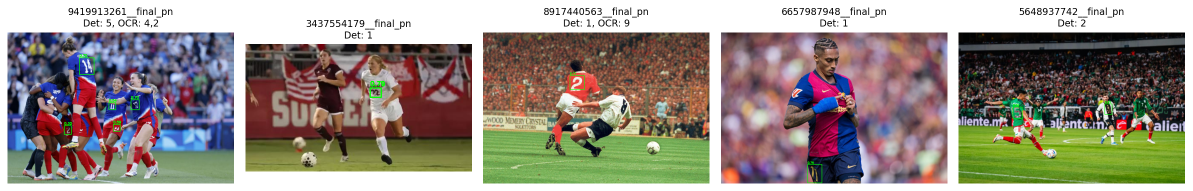
#> input picture sprawozdanie_inference_samples.png, 2385 x 382 px (shown at 1/2 size)
$ python -i detector.py   (imports and definitions only)
#> lines starting #> are read from the running program, lines starting #| are printed output that depends on the picture
"""
Competitor person detection module.

This module implements person detection using HOG (Histogram of Oriented Gradients)
with SVM (Support Vector Machine) classifier according to specification 2.3.

Main features:
- Detection of people using classical methods (HOG + SVM)
- Contour-based detection as alternative method
- Region extraction for detected competitors
- Bounding box visualization

Note: Preprocessing (including grass-aware preprocessing) should be done using
the preprocess.py module before detection.
"""

from __future__ import annotations

from dataclasses import dataclass
from pathlib import Path
from typing import List, Optional, Tuple

import cv2
import numpy as np


@dataclass(frozen=True)
class NumberRegionCandidate:
    """Reprezentuje kandydata na region z numerem."""

    # Współrzędne bounding box (x, y, width, height)
    x: int
    y: int
    width: int
    height: int

    # Wynik pewności (0.0 - 1.0)
    confidence: float

    # Metoda detekcji użyta do znalezienia regionu
    method: str  # 'canny', 'hsv', 'adaptive', 'mser', 'combined'

    # Dodatkowe cechy regionu
    aspect_ratio: float
    fill_ratio: float  # Gęstość wypełnienia
    edge_density: float  # Gęstość krawędzi

    # [9 lines left out: functions bbox, center, not called in this run]

    @property
    def area(self) -> int:
        """Zwraca powierzchnię regionu."""
        return self.width * self.height


@dataclass(frozen=True)
class NumberDetectionConfig:
    """Konfiguracja dla detekcji numerów."""

    # Minimalne/maksymalne wymiary regionu z numerem (szerokość, wysokość)
    min_region_size: Tuple[int, int] = (20, 35)  # Większe minimum dla lepszej jakości
    max_region_size: Tuple[int, int] = (150, 250)  # Mniejsze max - numery nie są tak duże

    # Zakres proporcji aspect ratio (wysokość/szerokość) - bardziej restrykcyjne dla cyfr
    min_aspect_ratio: float = 1.0  # Cyfry są wyższe niż szersze
    max_aspect_ratio: float = 3.5  # Nie za wąskie

    # Minimalna gęstość wypełnienia (fill ratio)
    min_fill_ratio: float = 0.25  # Wyższe minimum - cyfry mają więcej wypełnienia
    max_fill_ratio: float = 0.85  # Niższe max - nie całe pełne bloki

    # Minimalna gęstość krawędzi
    min_edge_density: float = 0.08  # Wyższe minimum - cyfry mają krawędzie

    # Parametry dla Canny (nieużywane gdy używamy tylko MSER)
    canny_low: int = 50
    canny_high: int = 150

    # Parametry dla adaptive threshold (nieużywane)
    adaptive_block_size: int = 11
    adaptive_c: int = 2

    # Czy używać MSER - TYLKO MSER jest włączony
    use_mser: bool = True
    use_canny: bool = False  # Wyłączone
    use_hsv: bool = False     # Wyłączone
    use_adaptive: bool = False  # Wyłączone

    # Próg IoU dla non-maximum suppression
    nms_iou_threshold: float = 0.4  # Bardziej agresywne NMS

    # Minimalna pewność do zaakceptowania kandydata - wyższe dla lepszej jakości
    min_confidence: float = 0.5

    # Maksymalna liczba kandydatów na osobę
    max_candidates_per_person: int = 3  # Zmniejszone do 3 (koszulka + ewentualnie spodenki)

    # Czy grupować cyfry w numery 2-cyfrowe (domyślnie wyłączone bo numery mogą być 1-cyfrowe)
    group_digits: bool = False

    # Maksymalna odległość między cyframi w numerze (w pikselach) - używane gdy group_digits=True
    max_digit_distance: int = 50


@dataclass(frozen=True)
class DetectionConfig:
    """Configuration for person detection."""

    # HOG detector parameters
    # Scale factor for image pyramid - reduces by this factor each iteration
    scale: float = 1.05

    # Minimum number of neighboring detections to consider (reduces false positives)
    min_neighbors: int = 1

    # Minimum detection window size (width, height) in pixels
    # Smaller for sports images where people may be at various distances
    min_size: Tuple[int, int] = (40, 80)

    # Maximum detection window size (width, height) in pixels - None means no limit
    max_size: Optional[Tuple[int, int]] = None

    # Padding around detected regions (in pixels)
    padding: int = 15

    # Confidence threshold for detection (0.0 to 1.0)
    # Lower values = more detections but more false positives
    threshold: float = -0.5

    # Enable contour-based detection as fallback/addition
    use_contour_detection: bool = True

    # Minimum contour area for person detection (in pixels)
    min_contour_area: int = 2000


@dataclass(frozen=True)
class DetectedPerson:
    """Represents a detected person in an image."""

    # Bounding box coordinates (x, y, width, height)
    x: int
    y: int
    width: int
    height: int

    # Detection confidence score
    confidence: float

    # [14 lines left out: functions bbox, center, area, not called in this run]


class PersonDetector:
    """
    Person detector using HOG + SVM for detecting people in images.

    This class uses OpenCV's pre-trained HOG descriptor for people detection,
    enhanced with contour-based detection for sports scenarios.

    Note: For best results on sports images with grass backgrounds, preprocess
    images using PreprocessConfig with enable_grass_preprocessing=True.
    """

    # [630 lines left out: functions __init__, _detect_grass_dominant_color, _detect_by_contours, _expand_bbox_by_color_similarity, _merge_overlapping_boxes, detect and 6 more, not called in this run]


class NumberRegionDetector:
    """
    Detektor obszarów kandydatów na numery graczy.

    Implementuje różne metody detekcji:
    1. Detekcja krawędzi (Canny) i konturów
    2. Segmentacja po kolorze (HSV thresholding)
    3. Adaptive threshold + connected components
    4. MSER dla detekcji regionów tekstowych
    5. Filtrowanie po rozmiarze, proporcjach i gęstości
    """

    def __init__(self, config: Optional[NumberDetectionConfig] = None):
        """Inicjalizacja detektora regionów z numerami."""
        self.config = config or NumberDetectionConfig()

        # Inicjalizuj MSER jeśli włączony (TYLKO MSER jest używany)
        if self.config.use_mser:
            # MSER parametry bez prefiksów "_" - bardziej restrykcyjne dla cyfr
            self.mser = cv2.MSER_create()
            # Ustaw parametry po utworzeniu
            self.mser.setDelta(8)  # Większa delta dla stabilniejszych regionów
            self.mser.setMinArea(80)  # Większe minimum - pomija drobny szum
            self.mser.setMaxArea(10000)  # Mniejsze max - cyfry nie są ogromne
            self.mser.setMaxVariation(0.3)  # Mniejsza wariancja dla stabilnych regionów
            self.mser.setMinDiversity(0.3)  # Większa różnorodność

    def detect_candidates(
        self,
        region_image: np.ndarray,
        use_methods: Optional[List[str]] = None
    ) -> List[NumberRegionCandidate]:
        """
        Wykrywa kandydatów na obszary z numerami używając wielu metod.

        Args:
            region_image: Obraz regionu z wykrytą osobą (BGR)
            use_methods: Lista metod do użycia. Jeśli None, używa wszystkich.
                        Dostępne: ['canny', 'hsv', 'adaptive', 'mser']

        Returns:
            Lista kandydatów na regiony z numerami
        """
        # Automatycznie wybierz metody na podstawie konfiguracji
        if use_methods is None:
            use_methods = []
            if self.config.use_canny:
                use_methods.append('canny')
            if self.config.use_hsv:
                use_methods.append('hsv')
            if self.config.use_adaptive:
                use_methods.append('adaptive')
            if self.config.use_mser:
                use_methods.append('mser')

        all_candidates = []

        # 1. Detekcja krawędzi (Canny) i konturów - WYŁĄCZONE
        if 'canny' in use_methods and self.config.use_canny:
            candidates = self._detect_by_canny(region_image)
            all_candidates.extend(candidates)

        # 2. Segmentacja po kolorze (HSV thresholding) - WYŁĄCZONE
        if 'hsv' in use_methods and self.config.use_hsv:
            candidates = self._detect_by_hsv(region_image)
            all_candidates.extend(candidates)

        # 3. Adaptive threshold + connected components - WYŁĄCZONE
        if 'adaptive' in use_methods and self.config.use_adaptive:
            candidates = self._detect_by_adaptive(region_image)
            all_candidates.extend(candidates)

        # 4. MSER dla detekcji regionów tekstowych - TYLKO TA METODA JEST WŁĄCZONA
        if 'mser' in use_methods and self.config.use_mser:
            candidates = self._detect_by_mser(region_image)
            all_candidates.extend(candidates)

        # 5. Filtrowanie i non-maximum suppression
        filtered_candidates = self._filter_candidates(all_candidates)
        nms_candidates = self._non_max_suppression(filtered_candidates)

        # 6. Ograniczenie do max 3 kandydatów (dla lepszej jakości)
        final_candidates = self._limit_candidates_per_person(nms_candidates)

        return final_candidates

    # [199 lines left out: functions _detect_by_canny, _detect_by_hsv, _detect_by_adaptive, not called in this run]

    def _detect_by_mser(self, image: np.ndarray) -> List[NumberRegionCandidate]:
        """
        MSER (Maximally Stable Extremal Regions) dla detekcji tekstu.
        Bardzo dobra dla wykrywania cyfr i liter.

        Args:
            image: Obraz wejściowy (BGR)

        Returns:
            Lista kandydatów wykrytych metodą MSER
        """
        if not self.config.use_mser:
            return []

        # Konwersja do skali szarości
        gray = cv2.cvtColor(image, cv2.COLOR_BGR2GRAY)

        # Wykryj regiony MSER
        regions, bboxes = self.mser.detectRegions(gray)

        # Oblicz krawędzie dla walidacji
        edges = cv2.Canny(gray, 50, 150)

        candidates = []
        for bbox in bboxes:
            x, y, w, h = bbox

            # Podstawowa walidacja rozmiaru
            if w < self.config.min_region_size[0] or h < self.config.min_region_size[1]:
                continue
            if w > self.config.max_region_size[0] or h > self.config.max_region_size[1]:
                continue

            # Oblicz cechy
            aspect_ratio = h / w if w > 0 else 0

            # Fill ratio dla MSER można oszacować z regionu
            roi = gray[y:y+h, x:x+w]
            _, binary = cv2.threshold(roi, 0, 255, cv2.THRESH_BINARY + cv2.THRESH_OTSU)
            fill_ratio = np.sum(binary > 0) / (w * h) if (w * h) > 0 else 0

            # Gęstość krawędzi
            roi_edges = edges[y:y+h, x:x+w]
            edge_density = np.sum(roi_edges > 0) / (w * h) if (w * h) > 0 else 0

            # Pewność
            confidence = self._calculate_confidence(
                aspect_ratio,
                fill_ratio,
                edge_density
            )

            candidate = NumberRegionCandidate(
                x=x, y=y, width=w, height=h,
                confidence=confidence,
                method='mser',
                aspect_ratio=aspect_ratio,
                fill_ratio=fill_ratio,
                edge_density=edge_density
            )
            candidates.append(candidate)

        return candidates

    # [54 lines left out: function _contour_to_candidate, not called in this run]

    def _calculate_confidence(
        self,
        aspect_ratio: float,
        fill_ratio: float,
        edge_density: float
    ) -> float:
        """
        Oblicza pewność kandydata bazując na jego cechach.

        Args:
            aspect_ratio: Proporcje (wysokość/szerokość)
            fill_ratio: Gęstość wypełnienia
            edge_density: Gęstość krawędzi

        Returns:
            Pewność w zakresie [0, 1]
        """
        score = 0.0

        # Punkty za dobry aspect ratio
        if self.config.min_aspect_ratio <= aspect_ratio <= self.config.max_aspect_ratio:
            # Im bliżej optymalnego (1.5-2.5), tym lepiej
            if 1.5 <= aspect_ratio <= 2.5:
                score += 0.4
            else:
                score += 0.2

        # Punkty za dobry fill ratio
        if self.config.min_fill_ratio <= fill_ratio <= self.config.max_fill_ratio:
            # Optymalne fill ratio dla cyfr: 0.3-0.6
            if 0.3 <= fill_ratio <= 0.6:
                score += 0.3
            else:
                score += 0.15

        # Punkty za dobrą gęstość krawędzi
        if edge_density >= self.config.min_edge_density:
            # Optymalna gęstość: 0.1-0.3
            if 0.1 <= edge_density <= 0.3:
                score += 0.3
            else:
                score += 0.15

        return min(1.0, score)

    def _filter_candidates(
        self,
        candidates: List[NumberRegionCandidate]
    ) -> List[NumberRegionCandidate]:
        """
        Filtruje kandydatów po rozmiarze, proporcjach i gęstości.

        Args:
            candidates: Lista wszystkich kandydatów

        Returns:
            Lista przefiltrowanych kandydatów
        """
        filtered = []

        for candidate in candidates:
            # Sprawdź aspect ratio
            if not (self.config.min_aspect_ratio <= candidate.aspect_ratio <= self.config.max_aspect_ratio):
                continue

            # Sprawdź fill ratio
            if not (self.config.min_fill_ratio <= candidate.fill_ratio <= self.config.max_fill_ratio):
                continue

            # Sprawdź edge density
            if candidate.edge_density < self.config.min_edge_density:
                continue

            # Sprawdź minimalną pewność
            if candidate.confidence < self.config.min_confidence:
                continue

            filtered.append(candidate)

        return filtered

    def _non_max_suppression(
        self,
        candidates: List[NumberRegionCandidate]
    ) -> List[NumberRegionCandidate]:
        """
        Non-maximum suppression - usuwa nakładające się kandydatów.

        Args:
            candidates: Lista kandydatów

        Returns:
            Lista kandydatów po NMS
        """
        if len(candidates) == 0:
            return []

        # Sortuj po pewności (malejąco)
        sorted_candidates = sorted(
            candidates,
            key=lambda c: c.confidence,
            reverse=True
        )

        keep = []

        while sorted_candidates:
            # Weź kandydata o najwyższej pewności
            best = sorted_candidates.pop(0)
            keep.append(best)

            # Usuń kandydatów zbyt podobnych
            remaining = []
            for candidate in sorted_candidates:
                iou = self._calculate_iou(best, candidate)
                if iou < self.config.nms_iou_threshold:
                    remaining.append(candidate)

            sorted_candidates = remaining

        return keep

    def _calculate_iou(
        self,
        candidate1: NumberRegionCandidate,
        candidate2: NumberRegionCandidate
    ) -> float:
        """
        Oblicza Intersection over Union między dwoma kandydatami.

        Args:
            candidate1: Pierwszy kandydat
            candidate2: Drugi kandydat

        Returns:
            IoU w zakresie [0, 1]
        """
        # Współrzędne przecięcia
        x1 = max(candidate1.x, candidate2.x)
        y1 = max(candidate1.y, candidate2.y)
        x2 = min(candidate1.x + candidate1.width, candidate2.x + candidate2.width)
        y2 = min(candidate1.y + candidate1.height, candidate2.y + candidate2.height)

        # Powierzchnia przecięcia
        if x2 < x1 or y2 < y1:
            return 0.0

        intersection = (x2 - x1) * (y2 - y1)

        # Powierzchnie
        area1 = candidate1.area
        area2 = candidate2.area

        # Union
        union = area1 + area2 - intersection

        if union == 0:
            return 0.0

        return intersection / union

    def _limit_candidates_per_person(
        self,
        candidates: List[NumberRegionCandidate]
    ) -> List[NumberRegionCandidate]:
        """
        Ogranicza liczbę kandydatów do max 4 na osobę.
        Numery graczy są 2-cyfrowe i mogą być na koszulce i spodenkach.
        Max: 2 numery × 2 cyfry = 4 kandydaty.

        Args:
            candidates: Lista wszystkich kandydatów

        Returns:
            Lista max 4 najlepszych kandydatów
        """
        if len(candidates) <= self.config.max_candidates_per_person:
            return candidates

        # Sortuj po pewności (malejąco) i weź top N
        sorted_candidates = sorted(
            candidates,
            key=lambda c: c.confidence,
            reverse=True
        )

        return sorted_candidates[:self.config.max_candidates_per_person]

    # [157 lines left out: functions group_into_numbers, visualize_candidates, not called in this run]

>>> import cv2
>>> picture = cv2.imread('../sprawozdanie_inference_samples.png')
#> picture is the input picture: shape (382, 2385, 3); mean B, G, R 131.5, 140.7, 149.2
>>> result = NumberRegionDetector().detect_candidates(picture)
#> in _detect_by_mser, `gray = cv2.cvtColor(image, cv2.COLOR_BGR2GRAY)`:
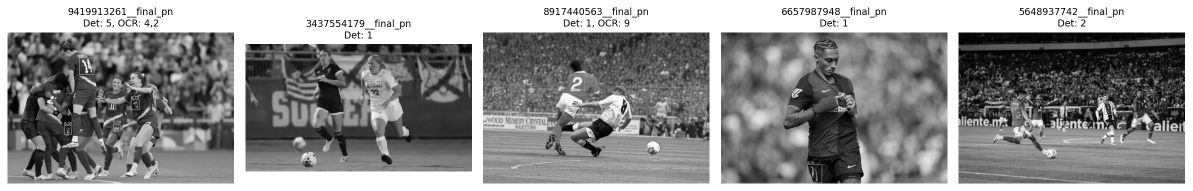
#> gray: shape (382, 2385) (shown at 1/2 size); min 0, max 255, mean 142.2
#> in _detect_by_mser, `regions, bboxes = self.mser.detectRegions(gray)`: regions = 1167 items; bboxes = 1167 rows, first 6: [121, 229, 23, 26], [121, 229, 24, 26], [121, 228, 25, 27], [121, 228, 25, 27], [190, 123, 43, 50], [190, 122, 43, 51]
#> in _detect_by_mser, `edges = cv2.Canny(gray, 50, 150)`:
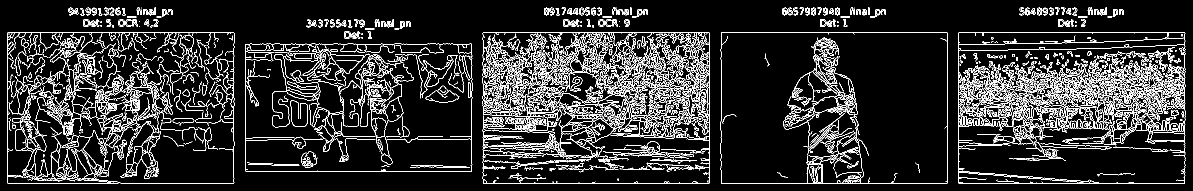
#> edges: shape (382, 2385) (shown at 1/2 size); 11.4% white in thin lines or dots
#> the loop in _detect_by_mser, `for bbox in bboxes:` made 1167 passes
#> after the loop in _detect_by_mser, `for bbox in bboxes:`:
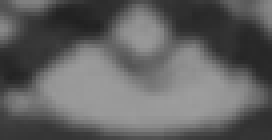
#> roi: shape (35, 68) (shown 4 times larger); min 32, max 157, mean 97.8
#> after the loop in _detect_by_mser, `for bbox in bboxes:`: candidates = 202 items
#> after the loop in _filter_candidates, `for candidate in candidates:`: filtered = 132 items
#> the loop in _non_max_suppression, `while sorted_candidates:` made 25 passes
